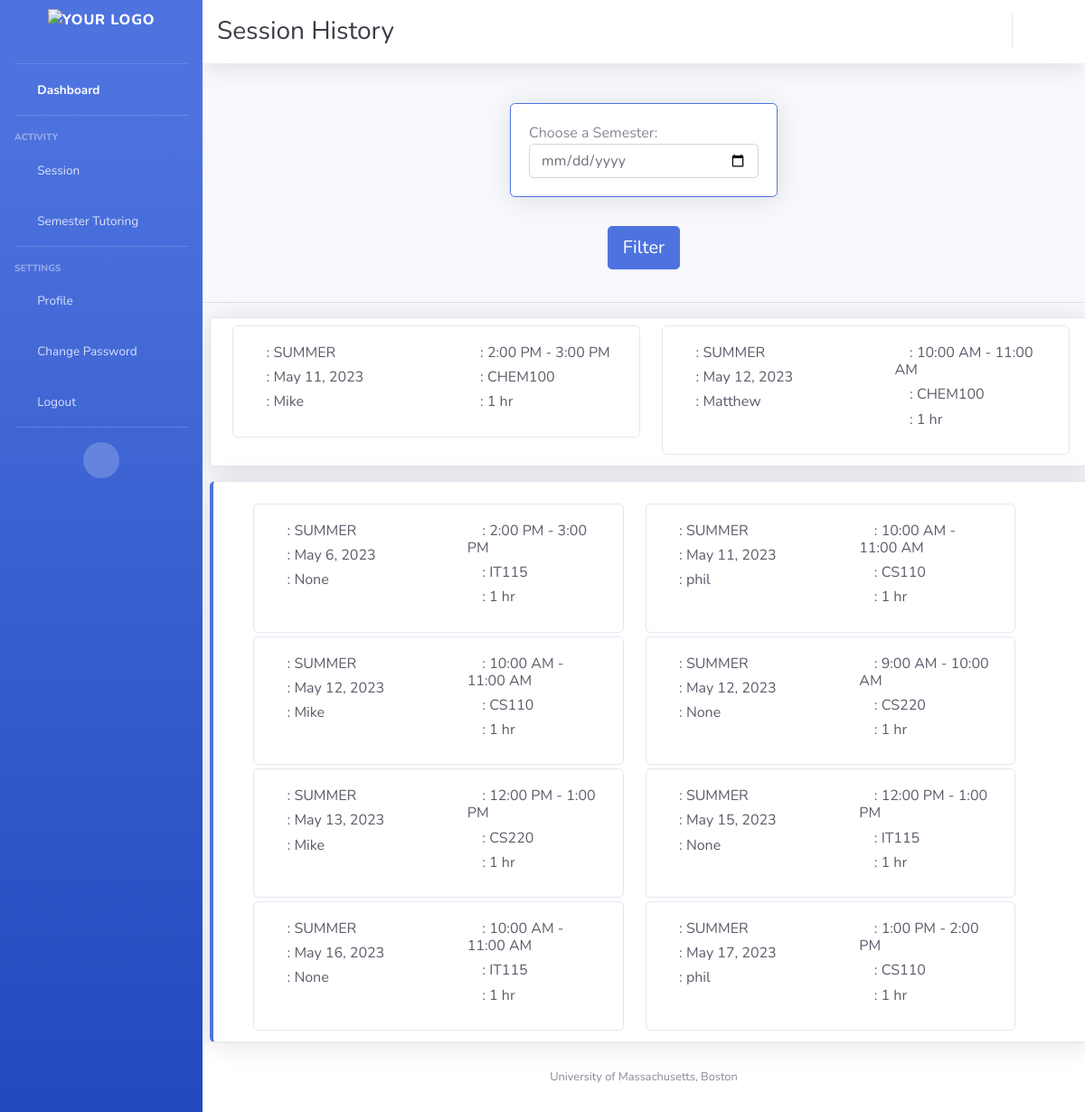
Page /session-hsitory/ (signed in) on the committed database.
### appusers/models.py (models this page shows, shortened)
class Availability(models.Model):
    tutor = models.ForeignKey(Tutor, on_delete=models.CASCADE, null=True, blank=True, related_name='availabilities')
    date = models.DateField()
    timeblock = models.CharField(max_length=1, choices=TIMEBLOCK_CHOICES)
    booked_by = models.ForeignKey(Student, on_delete=models.SET_NULL, null=True, blank=True,
                                  related_name='booked_slots')
    course = models.ForeignKey(Course, on_delete=models.CASCADE)
    status = models.CharField(max_length=1, choices=STATUS_CHOICES)
    semester = models.CharField(max_length=25, null=True)

class Tutor(models.Model):
    user = models.OneToOneField(User, on_delete=models.CASCADE)
    courses = models.ManyToManyField(Course, related_name='tutors')
    profile_picture = models.URLField(default='static/images/favicons/Blue_logo.png', null=True, blank=True)
    def __str__(self):
        return self.user.username

class Course(models.Model):
    c_name = models.CharField(max_length=100)
    c_code = models.CharField(max_length=50, unique=True, null=False)
    def __str__(self):
        return self.c_name

class Student(models.Model):
    user = models.OneToOneField(User, on_delete=models.CASCADE)
    ums_id = models.CharField(max_length=20, null=True, blank=True)
    courses = models.ManyToManyField(Course, related_name='students')
    no_shows = models.IntegerField(max_length=1, default=0)
    profile_picture = models.FileField(null=True, blank=True)
    def __str__(self):
        return self.user.username

### appusers/views.py (the view)
# urls.py: path('session-hsitory/', session_history, name='session_history'),
@login_required
def session_history(request):
    current_user = request.user
    today = date.today()
    slots = Availability.objects.all().order_by('date')
    try:
        student = current_user.student
        student_session_history = Availability.objects.filter(booked_by=student, date__lt=today).order_by('date')
    except Student.DoesNotExist:
        student_session_history = []
    try:
        tutor = current_user.tutor
        tutor_session_history = Availability.objects.filter(tutor=tutor, date__lt=today).order_by('date')
    except Tutor.DoesNotExist:
        tutor_session_history = []
    return render(request, 'session_history.html',
                  {'slots': slots, 'today': today,
                   'student_session_history': student_session_history,
                   'tutor_session_history': tutor_session_history,
                  })

### templates/session_history.html (shortened to what this page needs)
{% extends "base.html" %}
{% block top_heading %}
    <h1 class="h3 mb-0 text-gray-900">Session History</h1>
{% endblock %}
{% block content %}
    <div class="card-body">
        <form method="GET" id="filter-form">
            <div class="row justify-content-center">
                <div class="col-md-4 mb-3">
                    <div class="card border-primary shadow">
                        <div class="card-body">
                            <div class="d-flex align-items-center">
                                <label for="date-select" class="mr-3 mb-0">Choose a Semester:</label>
                                <i class="fas fa-calendar"></i>
                            </div>
                            <input type="date" name="date" id="date-select" class="form-control">
                        </div>
                    </div>
                </div>
                <div class="col-md-12 text-center">
                    <button type="submit" class="btn btn-toggle btn-primary btn-lg mt-3">Filter</button>
                </div>
            </div>
        </form>
    </div>
    <hr>
    {% if user.is_authenticated %}
        {% if request.user.student %}
            <div class="container-fluid card  shadow py-2 mr-5 ml-2 mt-3">
            <div id="card-container" class="row row-cols-1 row-cols-md-2 overflow-auto" style="max-height: 300px;">
                {% for session in student_session_history %}
                    <div class="col mb-1">
                        <div class="card">
                            <div class="row g-0">
                                <div class="col-md-6">
                                    <div class="card-body text-gray-800">
                                        <div class="h6">
                                            <i class="fas fa-archive"></i>
                                            : {{ session.semester }}
                                        </div>
                                        <div class="h6">
                                            <i class="fas fa-calendar"></i>
                                            : {{ session.date }}
                                        </div>
                                        <div class="h6">
                                            <i class="fas fa-user-alt"></i>
                                            : {{ session.tutor }}
                                        </div>
                                    </div>
                                </div>
                                <div class="col-md-6">
                                    <div class="card-body text-gray-800">
                                        <div class="h6">
                                            <i class="fas fa-clock"></i>
                                            : {{ session.get_timeblock_display }}
                                        </div>
                                        <div class="h6">
                                            <i class="fas fa-book"></i>
                                            : {{ session.course }}
                                        </div>
                                        <div class="h6">
                                            <i class="fas fa-user-clock"></i>
                                            : 1 hr
                                        </div>
                                    </div>
                                </div>
                            </div>
                        </div>
                    </div>
                    {% empty %}
                    <p>No sessions today.</p>
                {% endfor %}
            </div>
        </div>
        {% endif %}
        {% if request.user.tutor %}
            <div class="container-fluid card border-left-primary shadow py-2 mr-5 ml-2 mt-3">
            <div id="card-container" class="row row-cols-1 row-cols-md-2 overflow-auto mr-5 ml-2 mt-3" >
                {% for session in tutor_session_history %}
                    <div class="col mb-1">
                        <div class="card">
                            <div class="row g-0">
                                <div class="col-md-6">
                                    <div class="card-body text-gray-800">
                                        <div class="h6">
                                            <i class="fas fa-archive"></i>
                                            : {{ session.semester }}
                                        </div>
                                        <div class="h6">
                                            <i class="fas fa-calendar"></i>
                                            : {{ session.date }}
                                        </div>
                                        <div class="h6">
                                            <i class="fas fa-user-alt"></i>
                                            : {{ session.booked_by }}
                                        </div>
                                    </div>
                                </div>
                                <div class="col-md-6">
                                    <div class="card-body text-gray-800">
                                        <div class="h6">
                                            <i class="fas fa-clock"></i>
                                            : {{ session.get_timeblock_display }}
                                        </div>
                                        <div class="h6">
                                            <i class="fas fa-book"></i>
                                            : {{ session.course }}
                                        </div>
                                        <div class="h6">
                                            <i class="fas fa-user-clock"></i>
                                            : 1 hr
                                        </div>
                                    </div>
                                </div>
                            </div>
                       </div>
                    </div>
                    {% empty %}
                    <p>No sessions today.</p>
                {% endfor %}
            </div>
        </div>
        {% endif %}
    {% endif %}
{% endblock %}

### rows in the picture
Availability: semester "SUMMER", date "May 11, 2023", tutor "Mike", timeblock "2:00 PM - 3:00 PM", course "CHEM100"
Availability: semester "SUMMER", date "May 12, 2023", tutor "Matthew", timeblock "10:00 AM - 11:00 AM", course "CHEM100"
Availability: semester "SUMMER", date "May 6, 2023", booked_by "None", timeblock "2:00 PM - 3:00 PM", course "IT115"
Availability: semester "SUMMER", date "May 11, 2023", booked_by "phil", timeblock "10:00 AM - 11:00 AM", course "CS110"
Availability: semester "SUMMER", date "May 12, 2023", booked_by "Mike", timeblock "10:00 AM - 11:00 AM", course "CS110"
Availability: semester "SUMMER", date "May 12, 2023", booked_by "None", timeblock "9:00 AM - 10:00 AM", course "CS220"
Availability: semester "SUMMER", date "May 13, 2023", booked_by "Mike", timeblock "12:00 PM - 1:00 PM", course "CS220"
Availability: semester "SUMMER", date "May 15, 2023", booked_by "None", timeblock "12:00 PM - 1:00 PM", course "IT115"
Availability: semester "SUMMER", date "May 16, 2023", booked_by "None", timeblock "10:00 AM - 11:00 AM", course "IT115"
Availability: semester "SUMMER", date "May 17, 2023", booked_by "phil", timeblock "1:00 PM - 2:00 PM", course "CS110"
